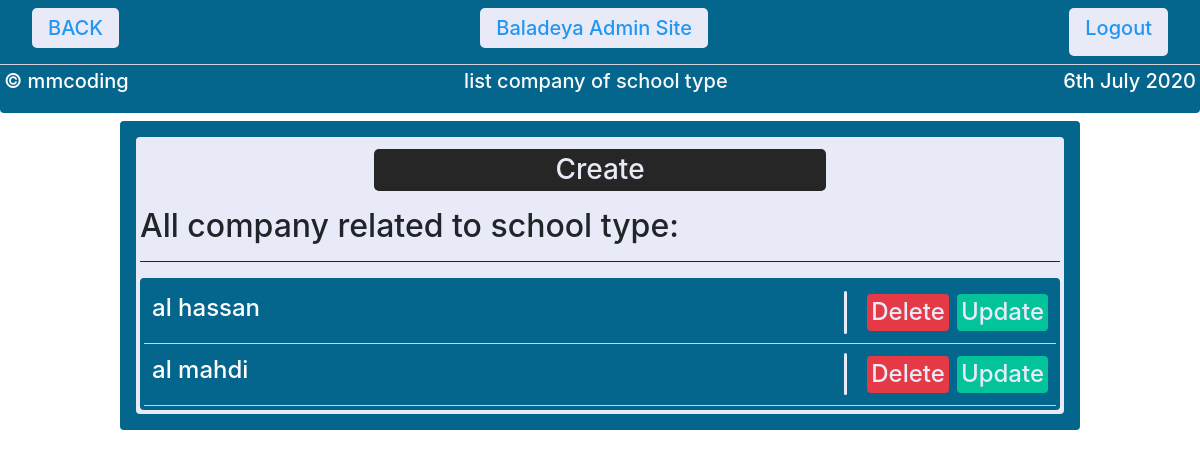
The page /adminbaladeya/company/2/2/ (signed in) on the database its author committed.
### website/models.py (models this page shows, shortened)
class CompanyType(models.Model):
    company_type_title =            models.CharField(max_length=128)
    section =                       models.ForeignKey(CompanySection,  on_delete=models.CASCADE, null=True, blank=True,related_name='type')
    company_type_date =                 models.DateTimeField(default=datetime.now, blank=True, null=True)
    madetby=models.ForeignKey(User,blank=True,null=True,on_delete=models.CASCADE,related_name='companytype')

class Company(models.Model):
    company_title =                 models.CharField(max_length=128)
    company_location =              models.CharField(max_length=200, default='municipality location')
    company_tell =                  models.CharField(max_length=128, blank=True, null=True)
    type =                          models.ForeignKey(CompanyType,  on_delete=models.CASCADE, null=True, blank=True,related_name='company')
    company_date =                 models.DateTimeField(default=datetime.now, blank=True, null=True)
    madetby=models.ForeignKey(User,blank=True,null=True,on_delete=models.CASCADE,related_name='company')

### baladeyaadmin/views.py (the view)
# urls.py: path('company/<int:pks>/<int:pk>/',company_list_view,name='companylist'),#company_list
@login_required
def company_list_view(request,pks,pk):
    thesection=CompanySection.objects.get(id=pks)
    thetype=CompanyType.objects.get(id=pk)
    companys=Company.objects.filter(type=thetype)
    context = {
        'thesection':thesection,
        'thetype':thetype,
        'companys':companys,
    }
    return render(request,'admin/company/list.html',context)

### templates/admin/Company/list.html
{% extends 'admin/adminbase.html' %}
{% block directory %}list company of {{thetype.company_type_title}} type {% endblock %}
{% block admincontent %}
<div class="bac rounded mx-auto p-3" style="width: 80%;">
    <div class="bac1 p-1 rounded">
        <div class="bac1 p-2 w-100 d-flex justify-content-center"><a href="create/" class="w-50"><div class="button button3 h3  w-100  p-1"> Create</div></a></div>
        <h2>All company related to {{thetype.company_type_title}} type:</h2>
        <hr class="bac3">
            <div class="bac p-1 rounded">
            {% for object in companys %}
                <div class="d-flex justify-content-between rounded  bac p-1">
                    <a href="{{ object.id }}/" class="text-decoration-none "><div class="bac rounded m-1 mx-auto p-1 text-center text-white h4" >
                        {{object.company_title}}
                    </div>
                    </a>
                    <div class="d-flex justify-content-center  p-0">
                        <div class=" my-auto bac1 rounded mx-3" style="width: 3px;height: 80%;"></div>
                        <a href="{{ object.id }}/delete/" class="text-decoration-none m-1"><div class="button buttondelete rounded p-1 m-1 mx-auto  text-center m h4" >
                            Delete
                        </div></a>
                        <a href="{{ object.id }}/update/" class="text-decoration-none m-1"><div class="button buttonupdate rounded p-1 m-1 mx-auto  text-center  h4" >
                            Update
                        </div></a>
                    </div>
                </div>
            <hr class="m-0 bac1">
            {% endfor %}
        </div>
    </div>
</div>
{% endblock %}

### templates/admin/adminbase.html (style rules this page uses)
.button { border: none; color: #E8EBF7; padding: 8px 16px; text-align: center; text-decoration: none; display: inline-block; transition-duration: 0.4s; cursor: pointer; border-radius: 5px; }
.button3 { background-color: #262626; color: #E8EBF7; }
.buttondelete { background-color: #E63946; color: #E8EBF7; }
.buttonupdate { background-color: #02C39A; color: #E8EBF7; }
.bac { background: #05668D; }
.bac1 { background: #E8EBF7; }
.bac3 { background: #262626; }

### rows shown on the page
CompanyType: company_type_title "school"
Company: company_title "al hassan"
Company: company_title "al mahdi"
